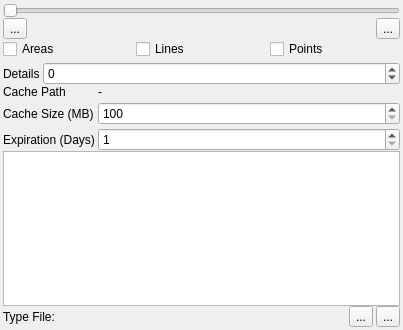
<?xml version="1.0" encoding="UTF-8"?>
<ui version="4.0">
 <class>IMapPropSetup</class>
 <widget class="QWidget" name="IMapPropSetup">
  <property name="geometry">
   <rect>
    <x>0</x>
    <y>0</y>
    <width>403</width>
    <height>330</height>
   </rect>
  </property>
  <property name="windowTitle">
   <string>Form</string>
  </property>
  <layout class="QVBoxLayout" name="verticalLayout">
   <property name="spacing">
    <number>0</number>
   </property>
   <property name="leftMargin">
    <number>3</number>
   </property>
   <property name="topMargin">
    <number>3</number>
   </property>
   <property name="rightMargin">
    <number>3</number>
   </property>
   <property name="bottomMargin">
    <number>3</number>
   </property>
   <item>
    <widget class="QSlider" name="sliderOpacity">
     <property name="toolTip">
      <string>&lt;html&gt;&lt;head/&gt;&lt;body&gt;&lt;p&gt;Change opacity of map&lt;/p&gt;&lt;/body&gt;&lt;/html&gt;</string>
     </property>
     <property name="orientation">
      <enum>Qt::Horizontal</enum>
     </property>
    </widget>
   </item>
   <item>
    <layout class="QHBoxLayout" name="horizontalLayout">
     <property name="spacing">
      <number>3</number>
     </property>
     <item>
      <widget class="QToolButton" name="toolSetMinScale">
       <property name="toolTip">
        <string>&lt;html&gt;&lt;head/&gt;&lt;body&gt;&lt;p&gt;Click to use current scale as minimum scale to display the map.&lt;/p&gt;&lt;/body&gt;&lt;/html&gt;</string>
       </property>
       <property name="text">
        <string>...</string>
       </property>
       <property name="icon">
        <iconset resource="../resources.qrc">
         <normaloff>:/icons/8x8/bullet_green.png</normaloff>
         <normalon>:/icons/8x8/bullet_red.png</normalon>:/icons/8x8/bullet_green.png</iconset>
       </property>
       <property name="iconSize">
        <size>
         <width>8</width>
         <height>8</height>
        </size>
       </property>
       <property name="checkable">
        <bool>true</bool>
       </property>
      </widget>
     </item>
     <item>
      <widget class="CScaleLabel" name="labelScale">
       <property name="toolTip">
        <string>&lt;html&gt;&lt;head/&gt;&lt;body&gt;&lt;p&gt;Control the range of scale the map is displayed. Use the two buttons left and right to define the actual scale as either minimum or maximum scale.&lt;/p&gt;&lt;/body&gt;&lt;/html&gt;</string>
       </property>
       <property name="text">
        <string/>
       </property>
       <property name="scaledContents">
        <bool>true</bool>
       </property>
      </widget>
     </item>
     <item>
      <widget class="QToolButton" name="toolSetMaxScale">
       <property name="toolTip">
        <string>&lt;html&gt;&lt;head/&gt;&lt;body&gt;&lt;p&gt;Click to use current scale as maximum scale to display the map.&lt;/p&gt;&lt;/body&gt;&lt;/html&gt;</string>
       </property>
       <property name="text">
        <string>...</string>
       </property>
       <property name="icon">
        <iconset resource="../resources.qrc">
         <normaloff>:/icons/8x8/bullet_green.png</normaloff>
         <normalon>:/icons/8x8/bullet_red.png</normalon>:/icons/8x8/bullet_green.png</iconset>
       </property>
       <property name="iconSize">
        <size>
         <width>8</width>
         <height>8</height>
        </size>
       </property>
       <property name="checkable">
        <bool>true</bool>
       </property>
      </widget>
     </item>
    </layout>
   </item>
   <item>
    <widget class="QFrame" name="frameVectorItems">
     <property name="frameShape">
      <enum>QFrame::NoFrame</enum>
     </property>
     <property name="frameShadow">
      <enum>QFrame::Plain</enum>
     </property>
     <layout class="QVBoxLayout" name="verticalLayout_4">
      <property name="spacing">
       <number>3</number>
      </property>
      <property name="leftMargin">
       <number>0</number>
      </property>
      <property name="topMargin">
       <number>0</number>
      </property>
      <property name="rightMargin">
       <number>0</number>
      </property>
      <property name="bottomMargin">
       <number>0</number>
      </property>
      <item>
       <layout class="QHBoxLayout" name="horizontalLayout_2">
        <item>
         <widget class="QCheckBox" name="checkPolygons">
          <property name="text">
           <string>Areas</string>
          </property>
         </widget>
        </item>
        <item>
         <widget class="QCheckBox" name="checkPolylines">
          <property name="text">
           <string>Lines</string>
          </property>
         </widget>
        </item>
        <item>
         <widget class="QCheckBox" name="checkPoints">
          <property name="text">
           <string>Points</string>
          </property>
         </widget>
        </item>
       </layout>
      </item>
      <item>
       <layout class="QHBoxLayout" name="horizontalLayout_3">
        <item>
         <widget class="QLabel" name="label_4">
          <property name="sizePolicy">
           <sizepolicy hsizetype="Maximum" vsizetype="Preferred">
            <horstretch>0</horstretch>
            <verstretch>0</verstretch>
           </sizepolicy>
          </property>
          <property name="text">
           <string>Details</string>
          </property>
         </widget>
        </item>
        <item>
         <widget class="QSpinBox" name="spinAdjustDetails">
          <property name="minimum">
           <number>-5</number>
          </property>
          <property name="maximum">
           <number>5</number>
          </property>
         </widget>
        </item>
       </layout>
      </item>
     </layout>
    </widget>
   </item>
   <item>
    <widget class="QFrame" name="frameTileCache">
     <property name="frameShape">
      <enum>QFrame::NoFrame</enum>
     </property>
     <property name="frameShadow">
      <enum>QFrame::Raised</enum>
     </property>
     <layout class="QVBoxLayout" name="verticalLayout_2">
      <property name="spacing">
       <number>3</number>
      </property>
      <property name="leftMargin">
       <number>0</number>
      </property>
      <property name="topMargin">
       <number>0</number>
      </property>
      <property name="rightMargin">
       <number>0</number>
      </property>
      <property name="bottomMargin">
       <number>0</number>
      </property>
      <item>
       <layout class="QFormLayout" name="formLayout">
        <property name="fieldGrowthPolicy">
         <enum>QFormLayout::AllNonFixedFieldsGrow</enum>
        </property>
        <property name="horizontalSpacing">
         <number>3</number>
        </property>
        <property name="verticalSpacing">
         <number>3</number>
        </property>
        <item row="1" column="0">
         <widget class="QLabel" name="label_2">
          <property name="text">
           <string>Cache Size (MB)</string>
          </property>
         </widget>
        </item>
        <item row="1" column="1">
         <widget class="QSpinBox" name="spinCacheSize">
          <property name="minimum">
           <number>100</number>
          </property>
          <property name="maximum">
           <number>1000</number>
          </property>
          <property name="singleStep">
           <number>100</number>
          </property>
         </widget>
        </item>
        <item row="2" column="0">
         <widget class="QLabel" name="label_3">
          <property name="text">
           <string>Expiration (Days)</string>
          </property>
         </widget>
        </item>
        <item row="2" column="1">
         <widget class="QSpinBox" name="spinCacheExpiration">
          <property name="minimum">
           <number>1</number>
          </property>
          <property name="maximum">
           <number>14</number>
          </property>
         </widget>
        </item>
        <item row="0" column="1">
         <widget class="QLabel" name="labelCachePath">
          <property name="text">
           <string>-</string>
          </property>
          <property name="scaledContents">
           <bool>true</bool>
          </property>
         </widget>
        </item>
        <item row="0" column="0">
         <widget class="QLabel" name="label">
          <property name="text">
           <string>Cache Path</string>
          </property>
         </widget>
        </item>
       </layout>
      </item>
     </layout>
    </widget>
   </item>
   <item>
    <widget class="QFrame" name="frameLayers">
     <property name="frameShape">
      <enum>QFrame::NoFrame</enum>
     </property>
     <property name="frameShadow">
      <enum>QFrame::Raised</enum>
     </property>
     <layout class="QVBoxLayout" name="verticalLayout_3">
      <property name="spacing">
       <number>3</number>
      </property>
      <property name="leftMargin">
       <number>0</number>
      </property>
      <property name="topMargin">
       <number>0</number>
      </property>
      <property name="rightMargin">
       <number>0</number>
      </property>
      <property name="bottomMargin">
       <number>0</number>
      </property>
      <item>
       <widget class="QListWidget" name="listLayers">
        <property name="sizePolicy">
         <sizepolicy hsizetype="Expanding" vsizetype="Maximum">
          <horstretch>0</horstretch>
          <verstretch>0</verstretch>
         </sizepolicy>
        </property>
        <property name="frameShape">
         <enum>QFrame::StyledPanel</enum>
        </property>
       </widget>
      </item>
     </layout>
    </widget>
   </item>
   <item>
    <widget class="QFrame" name="frameTypFile">
     <property name="frameShape">
      <enum>QFrame::NoFrame</enum>
     </property>
     <property name="frameShadow">
      <enum>QFrame::Plain</enum>
     </property>
     <layout class="QHBoxLayout" name="horizontalLayout_5">
      <property name="spacing">
       <number>3</number>
      </property>
      <property name="leftMargin">
       <number>0</number>
      </property>
      <property name="topMargin">
       <number>0</number>
      </property>
      <property name="rightMargin">
       <number>0</number>
      </property>
      <property name="bottomMargin">
       <number>0</number>
      </property>
      <item>
       <widget class="QLabel" name="label_5">
        <property name="sizePolicy">
         <sizepolicy hsizetype="Maximum" vsizetype="Preferred">
          <horstretch>0</horstretch>
          <verstretch>0</verstretch>
         </sizepolicy>
        </property>
        <property name="text">
         <string>Type File:</string>
        </property>
       </widget>
      </item>
      <item>
       <widget class="QLabel" name="labelTypeFile">
        <property name="text">
         <string/>
        </property>
       </widget>
      </item>
      <item>
       <widget class="QToolButton" name="toolClearTypFile">
        <property name="toolTip">
         <string>Forget external type file and use internal types.</string>
        </property>
        <property name="text">
         <string>...</string>
        </property>
        <property name="icon">
         <iconset resource="../resources.qrc">
          <normaloff>:/icons/32x32/Cancel.png</normaloff>:/icons/32x32/Cancel.png</iconset>
        </property>
       </widget>
      </item>
      <item>
       <widget class="QToolButton" name="toolOpenTypFile">
        <property name="toolTip">
         <string>Load an external type file.</string>
        </property>
        <property name="text">
         <string>...</string>
        </property>
        <property name="icon">
         <iconset resource="../resources.qrc">
          <normaloff>:/icons/32x32/PathBlue.png</normaloff>:/icons/32x32/PathBlue.png</iconset>
        </property>
       </widget>
      </item>
     </layout>
    </widget>
   </item>
  </layout>
 </widget>
 <customwidgets>
  <customwidget>
   <class>CScaleLabel</class>
   <extends>QLabel</extends>
   <header location="global">widgets/CScaleLabel.h</header>
  </customwidget>
 </customwidgets>
 <resources>
  <include location="../resources.qrc"/>
 </resources>
 <connections/>
</ui>
